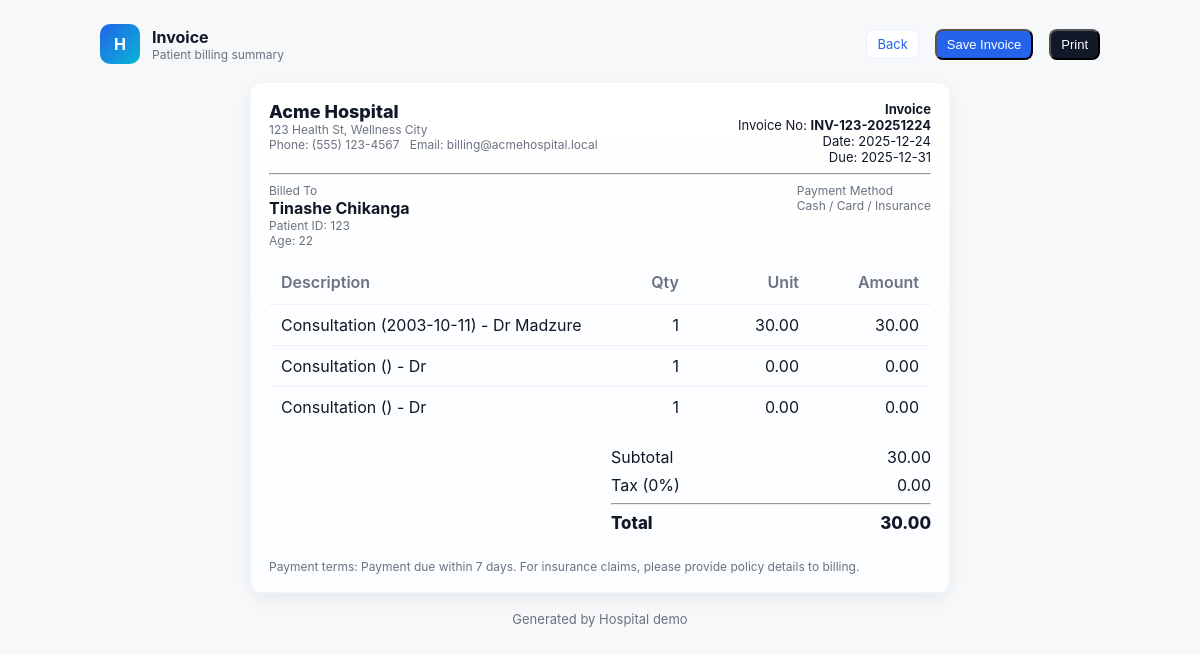
/view_invoice.php?id=123 (signed in), run on the app's committed database.
### tables this page shows
CREATE TABLE patients (
    id INTEGER PRIMARY KEY AUTOINCREMENT,
    patient_id TEXT UNIQUE NOT NULL,
    name TEXT NOT NULL,
    age INTEGER NOT NULL,
    type TEXT NOT NULL, -- outpatient, inpatient, daycase
    admission_date TEXT NULL,
    discharge_date TEXT NULL,
    ward_number INTEGER NULL,
    daily_bed_charge REAL NULL,
    procedure_name TEXT NULL,
    theatre_fee REAL NULL
);

### src/DB.php (called while the page is built, shortened)
<?php
class DB
{
    private static ?\PDO $pdo = null;
    private static string $path;
    public static function getPath(): string
    {
        if (!isset(self::$path)) {
            self::$path = __DIR__ . '/../data/hospital.db';
        }
        return self::$path;
    }
    public static function getPDO(): \PDO
    {
        if (self::$pdo === null) {
            $dsn = 'sqlite:' . self::getPath();
            self::$pdo = new \PDO($dsn);
            self::$pdo->setAttribute(\PDO::ATTR_ERRMODE, \PDO::ERRMODE_EXCEPTION);
        }
        return self::$pdo;
    }
}

### public/bootstrap.php (called while the page is built, shortened)
<?php
require_once __DIR__ . '/../src/DB.php';
require_once __DIR__ . '/../src/Consultation.php';
require_once __DIR__ . '/../src/Patient.php';
require_once __DIR__ . '/../src/Invoice.php';
$repo = new PatientRepository();

### src/Repositories/PatientRepository.php (called while the page is built, shortened)
<?php
class PatientRepository
{
    private \PDO $pdo;
    public function __construct()
    {
        $this->pdo = DB::getPDO();
    }
    public function getByPatientId(string $patientId): ?Patient
    {
        $stmt = $this->pdo->prepare('SELECT * FROM patients WHERE patient_id = :pid');
        $stmt->execute([':pid' => $patientId]);
        $row = $stmt->fetch(\PDO::FETCH_ASSOC);
        return $this->rowToPatient($row);
    }
    private function rowToPatient(array $r): Patient
    {
        $type = $r['type'] ?? 'outpatient';
        if ($type === 'inpatient') {
            $p = new Inpatient($r['patient_id'], $r['name'], (int)$r['age'], $r['admission_date'] ?? date('Y-m-d'), (int)($r['ward_number'] ?? 0), (float)($r['daily_bed_charge'] ?? 0.0));
            if (!empty($r['discharge_date'])) $p->discharge($r['discharge_date']);
        } elseif ($type === 'daycase') {
            $p = new DaycasePatient($r['patient_id'], $r['name'], (int)$r['age'], $r['admission_date'] ?? date('Y-m-d'), (int)($r['ward_number'] ?? 0), $r['procedure_name'] ?? '', (float)($r['theatre_fee'] ?? 0.0));
        } else {
            $p = new Outpatient($r['patient_id'], $r['name'], (int)$r['age']);
        }
        $stmt = $this->pdo->prepare('SELECT * FROM consultations WHERE patient_id = :pid ORDER BY id');
        $stmt->execute([':pid' => $r['patient_id']]);
        $cons = $stmt->fetchAll(\PDO::FETCH_ASSOC);
        foreach ($cons as $c) {
            $p->addConsultation(new Consultation($c['date'], $c['doctor'], (float)$c['fee']));
        }
        $stmt = $this->pdo->prepare('SELECT * FROM procedures WHERE patient_id = :pid ORDER BY id');
        $stmt->execute([':pid' => $r['patient_id']]);
        $procs = $stmt->fetchAll(\PDO::FETCH_ASSOC);
        return $p;
    }
}

### src/Patient.php (called while the page is built, shortened)
<?php
abstract class Patient
{
    protected string $patientId;
    protected string $name;
    protected int $age;
    protected array $consultations = [];
    public function __construct(string $patientId, string $name, int $age)
    {
        $this->patientId = $patientId;
        $this->name = $name;
        $this->age = $age;
    }
    public function getPatientId(): string
    {
        return $this->patientId;
    }
    public function getName(): string
    {
        return $this->name;
    }
    public function getAge(): int
    {
        return $this->age;
    }
    public function addConsultation(Consultation $c): void
    {
        $this->consultations[] = $c;
    }
    public function getConsultations(): array
    {
        return $this->consultations;
    }
}

### src/Invoice.php (called while the page is built, shortened)
<?php
class Invoice
{
    private Patient $patient;
    public function __construct(Patient $patient)
    {
        $this->patient = $patient;
    }
    public function getAmount(): float
    {
        $sum = 0.0;
        foreach ($this->getItems() as $it) {
            $sum += $it['amount'];
        }
        return $sum;
    }
    public function getItems(): array
    {
        $items = [];
        foreach ($this->patient->getConsultations() as $c) {
            $amt = (float)$c->getFee();
            $items[] = [
                'description' => sprintf('Consultation (%s) - Dr %s', $c->getDate(), $c->getDoctor()),
                'qty' => 1,
                'unit' => $amt,
                'amount' => $amt
            ];
        }
        return $items;
    }
}

### src/Consultation.php (called while the page is built, shortened)
<?php
class Consultation
{
    private string $date;
    private string $doctor;
    private float $fee;
    public function __construct(string $date, string $doctor, float $fee)
    {
        $this->date = $date;
        $this->doctor = $doctor;
        $this->fee = $fee;
    }
    public function getDate(): string
    {
        return $this->date;
    }
    public function getDoctor(): string
    {
        return $this->doctor;
    }
    public function getFee(): float
    {
        return $this->fee;
    }
}

### public/view_invoice.php (the view, shortened to what this page needs)
<?php
require_once __DIR__ . '/bootstrap.php';
$invoiceRepo = new InvoiceRepository();
$invoiceNo = $_GET['invoice_no'] ?? null;
$patientId = $_GET['id'] ?? null;
$savedInvoice = null;
$p = null;
$invoice = null;
if ($invoiceNo) {
    $savedInvoice = $invoiceRepo->getByInvoiceNo($invoiceNo);
    if (!$savedInvoice) {
        echo "Invoice not found";
        exit;
    }
    $p = $repo->getByPatientId($savedInvoice['patient_id']);
} elseif ($patientId) {
    $p = $repo->getByPatientId($patientId);
    $invoice = new Invoice($p);
} else {
    echo "No patient id or invoice number provided";
    exit;
}
?><!doctype html>
<html>
<head>
        <link rel="stylesheet" href="assets/style.css">
    </head>
    <body>
    <div class="container">
        <div class="header">
            <div class="brand"><div class="logo">H</div><div><div style="font-weight:700">Invoice</div><div class="small">Patient billing summary</div></div></div>
            <div class="controls">
                <a class="btn secondary" href="index.php">Back</a>
                <?php if (!$savedInvoice && isset($p)): ?>
                    <form method="post" style="display:inline;margin-left:8px">
                        <button class="btn" type="submit">Save Invoice</button>
                    </form>
                <?php endif; ?>
                <button class="btn print" onclick="window.print();" style="margin-left:8px">Print</button>
            </div>
        </div>
                <div class="invoice card">
                    <div class="invoice-header" style="display:flex;justify-content:space-between;align-items:flex-start;gap:12px">
                        <div class="company">
                            <div style="font-size:18px;font-weight:800">Acme Hospital</div>
                            <div class="small">123 Health St, Wellness City</div>
                            <div class="small">Phone: (555) 123-4567 &nbsp; Email: billing@acmehospital.local</div>
                        </div>
                        <div class="meta">
                            <div><strong>Invoice</strong></div>
                            <?php if ($savedInvoice): ?>
                                <div>Invoice No: <strong><?php echo htmlspecialchars($savedInvoice['invoice_no']); ?></strong></div>
                                <div>Date: <?php echo htmlspecialchars(date('Y-m-d', strtotime($savedInvoice['created_at']))); ?></div>
                            <?php else: ?>
                                <div>Invoice No: <strong><?php echo 'INV-' . strtoupper(htmlspecialchars($p->getPatientId())) . '-' . date('Ymd'); ?></strong></div>
                                <div>Date: <?php echo date('Y-m-d'); ?></div>
                                <div>Due: <?php echo date('Y-m-d', strtotime('+7 days')); ?></div>
                            <?php endif; ?>
                        </div>
                    </div>
                    <hr>
                    <div style="display:flex;justify-content:space-between;gap:12px;margin-bottom:12px">
                        <div>
                            <div class="small">Billed To</div>
                            <div style="font-weight:700"><?php echo htmlspecialchars($p->getName()); ?></div>
                            <div class="small">Patient ID: <?php echo htmlspecialchars($p->getPatientId()); ?></div>
                            <div class="small">Age: <?php echo htmlspecialchars($p->getAge()); ?></div>
                        </div>
                        <div>
                            <div class="small">Payment Method</div>
                            <div class="small">Cash / Card / Insurance</div>
                        </div>
                    </div>
                    <table class="table items" style="margin-top:6px">
                        <thead>
                            <tr>
                                <th>Description</th>
                                <th style="width:80px;text-align:right">Qty</th>
                                <th style="width:120px;text-align:right">Unit</th>
                                <th style="width:120px;text-align:right">Amount</th>
                            </tr>
                        </thead>
                        <tbody>
                        <?php
                        if ($savedInvoice) {
                            foreach ($savedInvoice['data']['items'] as $it): ?>
                                <tr>
                                    <td><?php echo htmlspecialchars($it['description']); ?></td>
                                    <td style="text-align:right"><?php echo (int)$it['qty']; ?></td>
                                    <td style="text-align:right"><?php echo number_format($it['unit'],2); ?></td>
                                    <td style="text-align:right"><?php echo number_format($it['amount'],2); ?></td>
                                </tr>
                            <?php endforeach;
                        } else {
                            foreach ($invoice->getItems() as $it): ?>
                                <tr>
                                    <td><?php echo htmlspecialchars($it['description']); ?></td>
                                    <td style="text-align:right"><?php echo (int)$it['qty']; ?></td>
                                    <td style="text-align:right"><?php echo number_format($it['unit'],2); ?></td>
                                    <td style="text-align:right"><?php echo number_format($it['amount'],2); ?></td>
                                </tr>
                            <?php endforeach;
                        }
                        ?>
                        </tbody>
                    </table>
                    <div style="display:flex;justify-content:flex-end;margin-top:12px">
                        <div style="width:320px">
                            <?php $total = $savedInvoice ? (float)$savedInvoice['amount'] : $invoice->getAmount(); ?>
                            <div class="kv"><div>Subtotal</div><div><?php echo number_format($total,2); ?></div></div>
                            <div class="kv"><div>Tax (0%)</div><div>0.00</div></div>
                            <hr>
                            <div class="kv" style="font-weight:800;font-size:1.05em"><div>Total</div><div><?php echo number_format($total,2); ?></div></div>
                        </div>
                    </div>
                    <div style="margin-top:18px" class="small">Payment terms: Payment due within 7 days. For insurance claims, please provide policy details to billing.</div>
                </div>
        <div class="footer">Generated by Hospital demo</div>
    </div>
    </body>
</html>

### public/assets/style.css (style rules this page uses)
:root { --bg:#f6f8fa; --card:#ffffff; --muted:#6b7280; --accent:#2563eb; --accent-2:#06b6d4; --success:#16a34a; --danger:#dc2626; }
* { box-sizing:border-box }
body { font-family:Inter,ui-sans-serif,system-ui,-apple-system,'Segoe UI',Roboto,'Helvetica Neue',Arial; background:var(--bg); color:#111827; margin:0; padding:24px }
.container { max-width:1000px; margin:0 auto }
.header { display:flex;align-items:center;justify-content:space-between;margin-bottom:18px }
.brand { display:flex;align-items:center;gap:12px }
.logo { width:48px;height:48px;background:linear-gradient(135deg,var(--accent),var(--accent-2));border-radius:10px;display:flex;align-items:center;justify-content:center;color:#fff;font-weight:700 }
.card { background:var(--card);border-radius:12px;padding:18px;box-shadow:0 6px 18px rgba(15,23,42,0.06) }
.controls { display:flex;gap:8px }
.header .controls { display:flex;gap:8px;flex-wrap:wrap;align-items:center }
.header .controls .btn { padding:6px 10px;font-size:13px;border-radius:8px }
.header .controls .btn.secondary { padding:6px 10px;background:#fff;color:var(--accent);border:1px solid #e6eefc }
.header .brand .logo { width:40px;height:40px }
.btn { background:var(--accent);color:#fff;padding:8px 12px;border-radius:8px;text-decoration:none;display:inline-block }
.btn.secondary { background:#fff;color:var(--accent);border:1px solid #e6eefc }
.table { width:100%;border-collapse:collapse;margin-top:12px }
.table th, .table td { padding:12px;border-bottom:1px solid #eef2f7;text-align:left }
.small { font-size:12px;color:var(--muted) }
.invoice { max-width:700px;margin:16px auto;padding:18px;border-radius:12px;background:linear-gradient(180deg,#fff,#fbfdff);border:1px solid #eef6ff }
.kv { display:flex;justify-content:space-between;margin:6px 0 }
.footer { margin-top:18px;text-align:center;color:var(--muted);font-size:13px }
.invoice .invoice-header { margin-bottom:8px }
.invoice .company { font-size:13px }
.invoice .meta { font-size:13px;text-align:right }
.invoice .items th { background:#fbfdff }
.invoice .items td { padding:10px 12px }
.invoice .items tbody tr:last-child td { border-bottom:none }
.invoice .items thead th { color:var(--muted);font-weight:600 }
.invoice .kv { margin:8px 0 }
.btn.print { background:#111827;color:#fff;border-radius:8px;padding:8px 12px }

### data on the page
patients: patient "123", name "Tinashe Chikanga", age "22"

### other printed values
$it['description'] "Consultation (2003-10-11) - Dr Madzure"
$it['qty'] "1"
$it['unit'] "30.00"
$it['amount'] "30.00"
$it['description'] "Consultation () - Dr"
$it['unit'] "0.00"
$it['amount'] "0.00"
$total "30.00"
